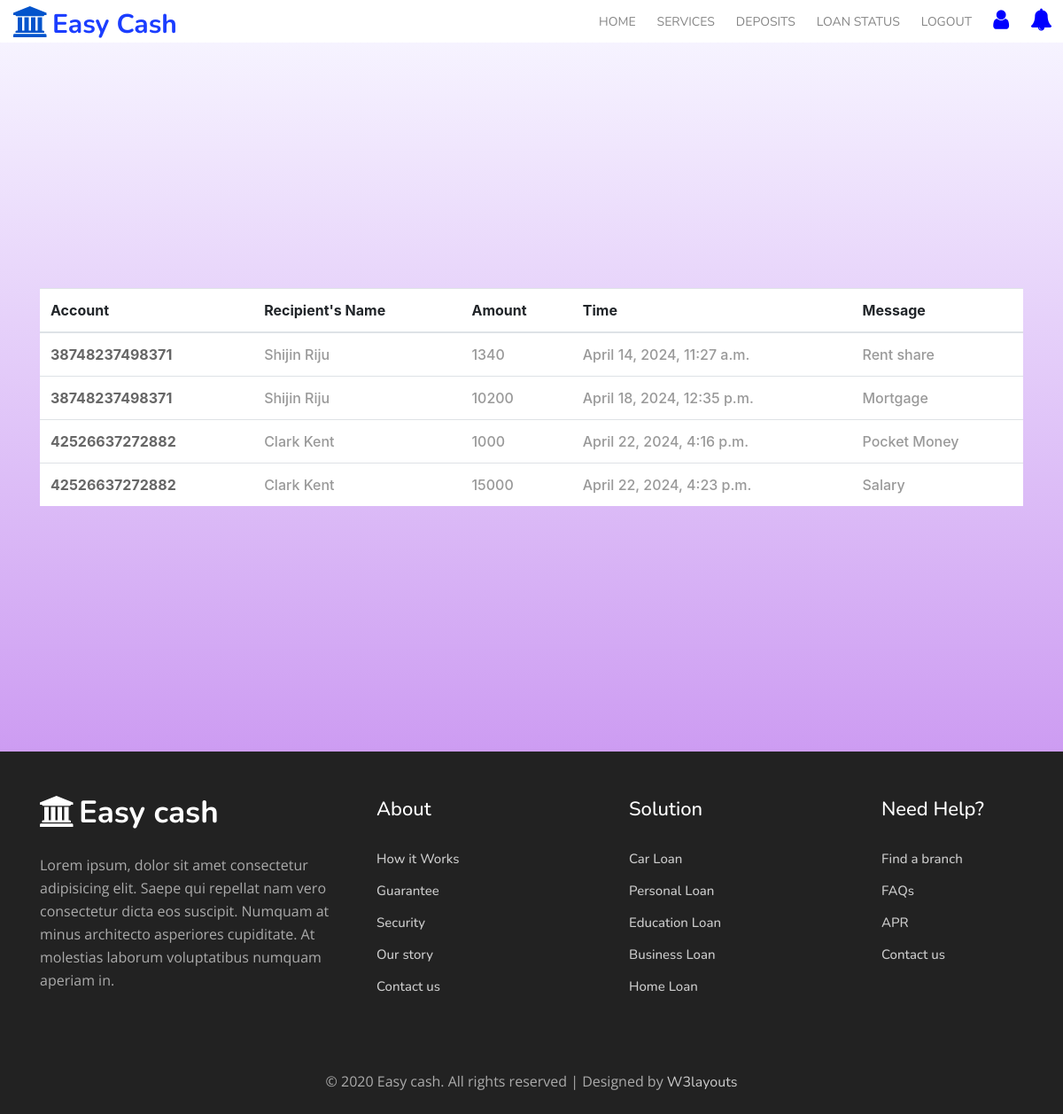
The page /user_depositView/ (signed in) on the database its author committed.
### bankingapp/models.py (models this page shows, shortened)
class Deposits(models.Model):
    user_id = models.ForeignKey(CustomLogin,on_delete = models.CASCADE)
    account = models.ForeignKey(Register,on_delete = models.CASCADE)
    amount = models.CharField(max_length = 100)
    timestamp = models.DateTimeField(auto_now_add = True)
    message = models.CharField(max_length = 1000, null=True)

class Register(models.Model):
    name = models.CharField(max_length = 100)
    email = models.EmailField(max_length = 100)
    phone = models.IntegerField()
    accountNum = models.IntegerField()
    accountType = models.CharField(max_length = 100)
    credit = models.IntegerField()
    balance = models.IntegerField(null=True)
    login_id = models.ForeignKey(CustomLogin,on_delete = models.CASCADE)

### bankingapp/views.py (the view)
# urls.py: path('user_depositView/',views.user_depositView),
def user_depositView(request):
    user = request.session.get('userid')
    user_account = CustomLogin.objects.get(id = user)
    deposits = Deposits.objects.filter(user_id = user_account)
    sender = Register.objects.filter(login_id = user)
    return render(request, 'user_depositView.html',{"deposits":deposits,"sender":sender})

### templates/user_depositView.html (shortened to what this page needs)
{% extends 'user_base.html' %}
{% block header %}
<section class="intro">
    <div class="gradient-custom-1 h-100">
      <div class="mask d-flex align-items-center h-100">
        <div class="container">
          <div class="row justify-content-center">
            <div class="col-12">
              <div class="table-responsive bg-white">
                <table class="table mb-0">
                  <thead>
                    <tr>
                      <th scope="col">Account</th>
                      <th scope="col">Recipient's Name</th>
                      <th scope="col">Amount</th>
                      <th scope="col">Time</th>
                      <th scope="col">Message</th>
                    </tr>
                  </thead>
                  <tbody>
                    {% for deposit in deposits %}
                    <tr>
                      <th scope="row" style="color: #666666;">{{deposit.account.accountNum}}</th>
                      <td>{{deposit.account.name}}</td>
                      <td>{{deposit.amount}}</td>
                      <td>{{deposit.timestamp}}</td>
                      <td>{{deposit.message}}</td>
                    </tr>
                    {% endfor %}
                  </tbody>
                </table>
              </div>
            </div>
          </div>
        </div>
      </div>
    </div>
  </section>
{% endblock %}

### templates/user_base.html (shortened to what this page needs)
{% load static %}
<!doctype html>
<html lang="en">
<head>
    <link rel="stylesheet" href="{% static 'assets/css/style-starter.css' %}">
</head>
<body id="home">
    <section class=" w3l-header-4 header-sticky">
        <header class="absolute-top">
            <div class="container-fluid pr-lg-0">
                <nav class="navbar navbar-expand-lg navbar-light">
                    <h1><a class="navbar-brand" href="/"><span class="fa fa-university mr-1"
                                aria-hidden="true"></span>Easy
                            cash</a></h1>
                    <div class="collapse navbar-collapse" id="navbarNav">
                        <ul class="navbar-nav ml-auto">
                            <li class="nav-item">
                                <a class="nav-link" href="/user_index">Home <span class="sr-only">(current)</span></a>
                            </li>
                            <li class="nav-item @@about__active">
                                <a class="nav-link" href="/user_services">Services</a>
                            </li>
                            <li class="nav-item @@contact__active">
                                <a class="nav-link" href="/user_depositView">Deposits</a>
                            </li>
                            <li class="nav-item @@contact__active">
                                <a class="nav-link" href="/userLoan_status">Loan Status</a>
                            </li>
                            <li class="nav-item @@contact__active">
                                <a class="nav-link" href="/signout">Logout</a>
                            </li>
                            <li class="nav-item @@contact__active">
                                <a class="nav-link" href="/user_profile"> <span class="fa fa-user"
                                        style="color: blue; font-size: 25px;"></span>
                                </a>
                            </li>
                            <li class="nav-item @@contact__active">
                                <a class="nav-link" href="/notifications"> <span class="fa fa-bell "
                                        style="color: blue; font-size: 25px;"></span>
                                </a>
                            </li>
                        </ul>
                    </div>
            </div>
        </header>
    </section>
    {% block header %}
    {% endblock %}
    <section class="w3l-footer-29-main">
        <div class="footer-29 py-5">
            <div class="container">
                <div class="row footer-top-29">
                    <div class="col-lg-4 col-md-6 col-sm-8 footer-list-29 footer-1">
                        <div class="left-side">
                            <h2><a href="index.html" class="footer-logo"><span class="fa fa-university mr-1"
                                        aria-hidden="true"></span>Easy cash</a></h2>
                            <p class="para">Lorem ipsum, dolor sit amet consectetur adipisicing elit. Saepe qui repellat
                                nam vero
                                consectetur dicta eos suscipit. Numquam at minus architecto asperiores cupiditate. At
                                molestias laborum
                                voluptatibus numquam aperiam in.</p>
                        </div>
                    </div>
                    <div class="col-lg-3 col-md-3 col-sm-4 footer-list-29 footer-2 ">
                        <ul>
                            <h6 class="footer-title-29">About</h6>
                            <li><a href="#page">How it Works</a></li>
                            <li><a href="#page">Guarantee</a></li>
                            <li><a href="#page">Security</a></li>
                            <li><a href="#page"> Our story</a></li>
                            <li><a href="#page">Contact us</a></li>
                        </ul>
                    </div>
                    <div class="col-lg-3 col-md-3 col-sm-6 footer-list-29 footer-2 ">
                        <ul>
                            <h6 class="footer-title-29">Solution</h6>
                            <li><a href="#page">Car Loan</a></li>
                            <li><a href="#page">Personal Loan</a></li>
                            <li><a href="#page">Education Loan</a></li>
                            <li><a href="#page">Business Loan</a></li>
                            <li><a href="#page">Home Loan</a></li>
                        </ul>
                    </div>
                    <div class="col-lg-2 col-md-3 col-sm-6 footer-list-29 footer-2 ">
                        <ul>
                            <h6 class="footer-title-29">Need Help?</h6>
                            <li><a href="#page">Find a branch</a></li>
                            <li><a href="#page">FAQs</a></li>
                            <li><a href="#page">APR</a></li>
                            <li><a href="#page">Contact us</a></li>
                        </ul>
                    </div>
                </div>
            </div>
    </section>
    <section class="w3l-footer-29-main w3l-copyright">
        <div class="container">
            <div class=" bottom-copies text-center">
                <p class="copy-footer-29">© 2020 Easy cash. All rights reserved | Designed by <a
                        href="https://w3layouts.com">W3layouts</a></p>
            </div>
        </div>
    </section>
</body>
</html>

### templates/user_depositView.html (style rules this page uses)
html, body, .intro { height: 100%; }
.gradient-custom-1 { background: #cd9cf2; background: -webkit-linear-gradient(to top, rgba(205, 156, 242, 1), rgba(246, 243, 255, 1)); background: linear-gradient(to top, rgba(205, 156, 242, 1), rgba(246, 243, 255, 1)) }
table td, table th { text-overflow: ellipsis; white-space: nowrap; overflow: hidden; }
tbody td { font-weight: 500; color: #999999; }

### rows shown on the page
Deposits: account.accountNum "38748237498371", account.name "Shijin Riju", amount "1340", timestamp "April 14, 2024, 11:27 a.m.", message "Rent share"
Deposits: account.accountNum "38748237498371", account.name "Shijin Riju", amount "10200", timestamp "April 18, 2024, 12:35 p.m.", message "Mortgage"
Deposits: account.accountNum "42526637272882", account.name "Clark Kent", amount "1000", timestamp "April 22, 2024, 4:16 p.m.", message "Pocket Money"
Deposits: account.accountNum "42526637272882", account.name "Clark Kent", amount "15000", timestamp "April 22, 2024, 4:23 p.m.", message "Salary"
